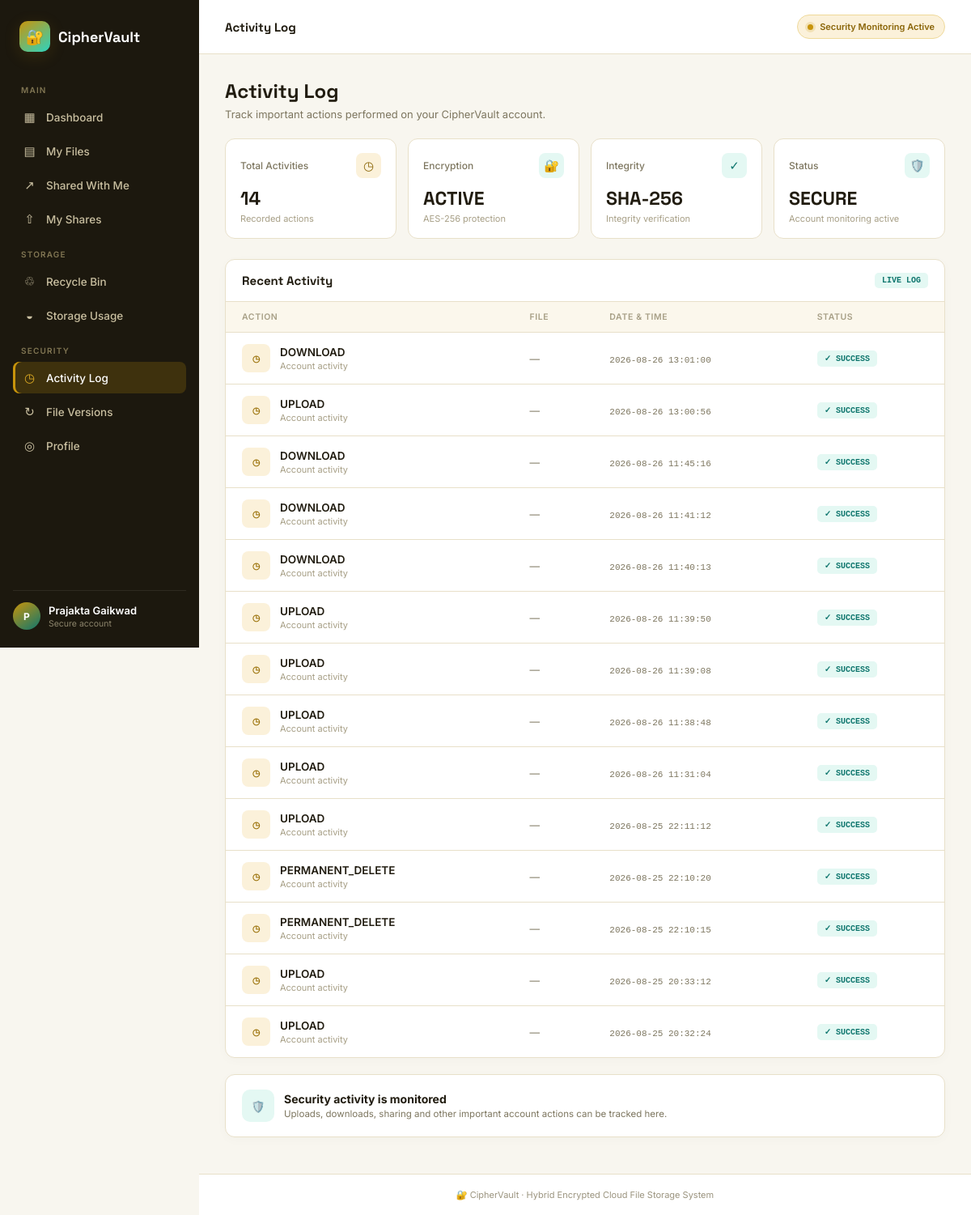
The page /activity-log (signed in) on the database its author committed.
### tables this page shows
CREATE TABLE activity_log(
    id INTEGER PRIMARY KEY AUTOINCREMENT,

    user_email TEXT NOT NULL,
    action TEXT NOT NULL,
    details TEXT,

    ip_address TEXT,
    timestamp TEXT
);

### app.py (the view)
@app.route("/activity-log")
def activity_log():
    if not login_required():
        return redirect("/login")
    user_email = session["email"]
    conn = get_db()
    cursor = conn.cursor()
    cursor.execute(
        """
        SELECT * FROM activity_log
        WHERE user_email = ?
        ORDER BY id DESC
        LIMIT 100
        """,
        (user_email,)
    )
    rows = cursor.fetchall()
    conn.close()
    logs = [dict(row) for row in rows]
    return render_template("activity_log.html", logs=logs)

### app.py (called while the page is built)
def get_db():
    conn = sqlite3.connect("database.db", timeout=30)
    conn.row_factory = sqlite3.Row
    conn.execute("PRAGMA busy_timeout = 30000")
    conn.execute("PRAGMA journal_mode = WAL")
    return conn

def login_required():
    if "email" not in session:
        return False
    return True

### templates/activity_log.html (shortened to what this page needs)
<!DOCTYPE html>
<html lang="en">
<head>
    <link rel="stylesheet"
          href="{{ url_for('static', filename='css/vault-theme.css') }}">
</head>
<body>
<div class="app-shell">
    <aside class="sidebar">
        <div class="brand">
            <div class="brand-mark">🔐</div>
            <div class="brand-name">CipherVault</div>
        </div>
        <div class="nav-section-label">Main</div>
        <a href="/dashboard" class="nav-item">
            <span class="ic">▦</span>
            Dashboard
        </a>
        <a href="/myfiles" class="nav-item">
            <span class="ic">▤</span>
            My Files
        </a>
        <a href="/shared-with-me" class="nav-item">
            <span class="ic">↗</span>
            Shared With Me
        </a>
        <a href="/my-shares" class="nav-item">
            <span class="ic">⇧</span>
            My Shares
        </a>
        <div class="nav-section-label">Storage</div>
        <a href="/trash" class="nav-item">
            <span class="ic">♲</span>
            Recycle Bin
        </a>
        <a href="/storage-usage" class="nav-item">
            <span class="ic">◒</span>
            Storage Usage
        </a>
        <div class="nav-section-label">Security</div>
        <a href="/activity-log" class="nav-item active">
            <span class="ic">◷</span>
            Activity Log
        </a>
        <a href="/versions" class="nav-item">
            <span class="ic">↻</span>
            File Versions
        </a>
        <a href="/profile" class="nav-item">
            <span class="ic">◎</span>
            Profile
        </a>
        <div class="sidebar-footer">
            <div class="avatar">
                {{ session.get('fullname', 'U')[0]|upper }}
            </div>
            <div class="user-meta">
                <div class="name">
                    {{ session.get('fullname', 'User') }}
                </div>
                <div class="role">
                    Secure account
                </div>
            </div>
        </div>
    </aside>
    <main class="main">
        <header class="topbar">
            <h2>Activity Log</h2>
            <div class="vault-status">
                <span class="pulse-dot"></span>
                Security Monitoring Active
            </div>
        </header>
        <section class="content">
            <div class="page-head">
                <div>
                    <h1>Activity Log</h1>
                    <p>
                        Track important actions performed on your CipherVault account.
                    </p>
                </div>
            </div>
            <div class="stats">
                <div class="stat-card">
                    <div class="stat-top">
                        <span class="stat-label">
                            Total Activities
                        </span>
                        <div class="stat-icon icon-gold">
                            ◷
                        </div>
                    </div>
                    <div class="stat-value">
                        {{ logs|length if logs else 0 }}
                    </div>
                    <div class="stat-sub">
                        Recorded actions
                    </div>
                </div>
                <div class="stat-card">
                    <div class="stat-top">
                        <span class="stat-label">
                            Encryption
                        </span>
                        <div class="stat-icon icon-teal">
                            🔐
                        </div>
                    </div>
                    <div class="stat-value">
                        ACTIVE
                    </div>
                    <div class="stat-sub">
                        AES-256 protection
                    </div>
                </div>
                <div class="stat-card">
                    <div class="stat-top">
                        <span class="stat-label">
                            Integrity
                        </span>
                        <div class="stat-icon icon-teal">
                            ✓
                        </div>
                    </div>
                    <div class="stat-value">
                        SHA-256
                    </div>
                    <div class="stat-sub">
                        Integrity verification
                    </div>
                </div>
                <div class="stat-card">
                    <div class="stat-top">
                        <span class="stat-label">
                            Status
                        </span>
                        <div class="stat-icon icon-teal">
                            🛡️
                        </div>
                    </div>
                    <div class="stat-value">
                        SECURE
                    </div>
                    <div class="stat-sub">
                        Account monitoring active
                    </div>
                </div>
            </div>
            <div class="panel">
                <div class="panel-head">
                    <h2>
                        Recent Activity
                    </h2>
                    <span class="badge badge-teal">
                        LIVE LOG
                    </span>
                </div>
                {% if logs %}
                <div style="overflow-x:auto;">
                    <table>
                        <thead>
                            <tr>
                                <th>
                                    Action
                                </th>
                                <th>
                                    File
                                </th>
                                <th>
                                    Date & Time
                                </th>
                                <th>
                                    Status
                                </th>
                            </tr>
                        </thead>
                        <tbody>
                        {% for log in logs %}
                            <tr>
                                <td>
                                    <div class="file-cell">
                                        <div class="file-ic"
                                             style="
                                                background:#fbf1da;
                                                color:#9a7108;
                                             ">
                                            ◷
                                        </div>
                                        <div>
                                            <div class="file-name">
                                                {{ log.action }}
                                            </div>
                                            <div class="file-sub">
                                                Account activity
                                            </div>
                                        </div>
                                    </div>
                                </td>
                                <td>
                                    <span style="
                                        color:var(--muted);
                                        font-size:12.5px;
                                    ">
                                        {{ log.filename
                                           if log.filename
                                           else '—' }}
                                    </span>
                                </td>
                                <td>
                                    <span style="
                                        font-family:'JetBrains Mono',monospace;
                                        font-size:11px;
                                        color:var(--muted);
                                    ">
                                        {{ log.timestamp
                                           if log.timestamp
                                           else log.date
                                           if log.date
                                           else '—' }}
                                    </span>
                                </td>
                                <td>
                                    <span class="badge badge-teal">
                                        ✓ SUCCESS
                                    </span>
                                </td>
                            </tr>
                        {% endfor %}
                        </tbody>
                    </table>
                </div>
                {% endif %}
            </div>
            <div class="panel"
                 style="margin-top:20px;">
                <div style="
                    padding:18px 20px;
                    display:flex;
                    align-items:center;
                    gap:12px;
                ">
                    <div style="
                        width:40px;
                        height:40px;
                        border-radius:10px;
                        background:#e4f8f3;
                        display:flex;
                        align-items:center;
                        justify-content:center;
                        flex-shrink:0;
                    ">
                        🛡️
                    </div>
                    <div>
                        <strong>
                            Security activity is monitored
                        </strong>
                        <p style="
                            color:var(--muted);
                            font-size:11.5px;
                            margin-top:3px;
                        ">
                            Uploads, downloads, sharing and other
                            important account actions can be tracked here.
                        </p>
                    </div>
                </div>
            </div>
        </section>
        <footer style="
            padding:18px 30px;
            border-top:1px solid var(--border);
            background:#ffffff;
            color:#9b947f;
            font-size:11px;
            text-align:center;
        ">
            🔐 CipherVault · Hybrid Encrypted Cloud File Storage System
        </footer>
    </main>
</div>
</body>
</html>

### rows shown on the page
activity_log: action "DOWNLOAD", filename "—", timestamp "2026-08-26 13:01:00"
activity_log: action "UPLOAD", filename "—", timestamp "2026-08-26 13:00:56"
activity_log: action "DOWNLOAD", filename "—", timestamp "2026-08-26 11:45:16"
activity_log: action "DOWNLOAD", filename "—", timestamp "2026-08-26 11:41:12"
activity_log: action "DOWNLOAD", filename "—", timestamp "2026-08-26 11:40:13"
activity_log: action "UPLOAD", filename "—", timestamp "2026-08-26 11:39:50"
activity_log: action "UPLOAD", filename "—", timestamp "2026-08-26 11:39:08"
activity_log: action "UPLOAD", filename "—", timestamp "2026-08-26 11:38:48"
activity_log: action "UPLOAD", filename "—", timestamp "2026-08-26 11:31:04"
activity_log: action "UPLOAD", filename "—", timestamp "2026-08-25 22:11:12"
activity_log: action "PERMANENT_DELETE", filename "—", timestamp "2026-08-25 22:10:20"
activity_log: action "PERMANENT_DELETE", filename "—", timestamp "2026-08-25 22:10:15"
activity_log: action "UPLOAD", filename "—", timestamp "2026-08-25 20:33:12"
activity_log: action "UPLOAD", filename "—", timestamp "2026-08-25 20:32:24"

### other values the page prints
{{ session.get('fullname', 'U')[0]|upper }} "P"
{{ session.get('fullname', 'User') }} "Prajakta Gaikwad"
{{ logs|length if logs else 0 }} "14"
